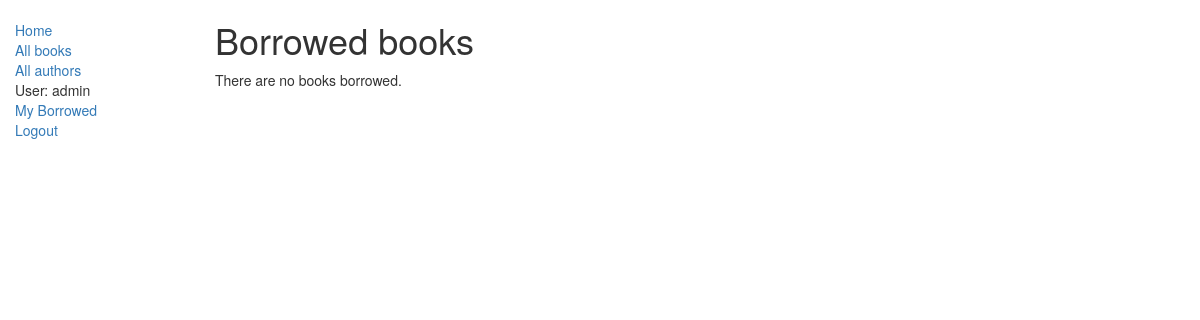
Page /catalog/mybooks/ (signed in) on the earlier database version.
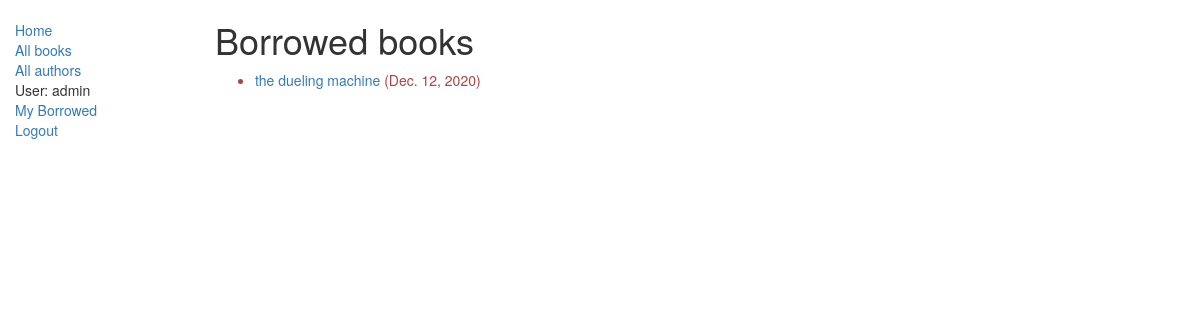
Same page on the later database version.
### catalog/models.py (models this page shows, shortened)
class BookInstance(models.Model):
    class Meta:
        permissions = (("can_mark_returned", "Set book as returned"),)
    """
    Model representing a specific copy of a book (i.e. that can be borrowed from the library).
    """
    id = models.UUIDField(primary_key=True, default=uuid.uuid4, help_text="Unique ID for this particular book across whole library")
    book = models.ForeignKey('Book', on_delete=models.SET_NULL, null=True)
    imprint = models.CharField(max_length=200)
    due_back = models.DateField(null=True, blank=True)
    borrower = models.ForeignKey(User, on_delete=models.SET_NULL, null=True, blank=True)
    LOAN_STATUS = (
        ('m', 'Maintenance'),
        ('o', 'On loan'),
        ('a', 'Available'),
        ('r', 'Reserved'),
    )
    status = models.CharField(max_length=1, choices=LOAN_STATUS, blank=True, default='m', help_text='Book availability')
    class Meta:
        ordering = ["due_back"]
    @property
    def is_overdue(self):
        if self.due_back and date.today() > self.due_back:
            return True
        return False

class Book(models.Model):
    title = models.CharField(max_length=200)
    author = models.ForeignKey('Author', on_delete=models.SET_NULL, null=True)
    summary = models.TextField(max_length=1000, help_text="Enter a brief description of the book")
    isbn = models.CharField('ISBN',max_length=13, help_text='13 Character <a href="https://www.isbn-international.org/content/what-isbn">ISBN number</a>')
    genre = models.ManyToManyField(Genre, help_text="Select a genre for this book")

### catalog/views.py (the view)
# urls.py: path('mybooks/', views.LoanedBooksByUserListView.as_view(), name='my-borrowed'),
class LoanedBooksByUserListView(LoginRequiredMixin,generic.ListView):
    model = BookInstance
    template_name ='catalog/bookinstance_list_borrowed_user.html'
    paginate_by = 10
    def get_queryset(self):
        return BookInstance.objects.filter(borrower=self.request.user).filter(status__exact='o').order_by('due_back')

### catalog/templates/catalog/bookinstance_list_borrowed_user.html
{% extends "base_generic.html" %}
{% block content %}
    <h1>Borrowed books</h1>
    {% if bookinstance_list %}
    <ul>
      {% for bookinst in bookinstance_list %}
      <li class="{% if bookinst.is_overdue %}text-danger{% endif %}">
        <a href="{% url 'book-detail' bookinst.book.pk %}">{{bookinst.book.title}}</a> ({{ bookinst.due_back }})
      </li>
      {% endfor %}
    </ul>
    {% else %}
      <p>There are no books borrowed.</p>
    {% endif %}
{% endblock %}

Differences in the rows shown:
now on this page (row edited): BookInstance: book "the dueling machine", due_back "Dec. 12, 2020"
Other differences:
text no longer shown: "There are no books borrowed."
